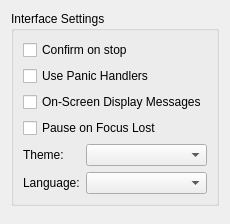
<?xml version="1.0" encoding="UTF-8"?>
<ui version="4.0">
 <class>DInterfaceConfigPage</class>
 <widget class="QWidget" name="DInterfaceConfigPage">
  <layout class="QVBoxLayout" name="layoutMain">
   <item>
    <widget class="QGroupBox" name="groupBasicSettings">
     <property name="title">
      <string>Interface Settings</string>
     </property>
     <layout class="QVBoxLayout" name="layoutBasicSettings">
      <item>
       <widget class="QCheckBox" name="chkConfirmStop">
        <property name="text">
         <string>Confirm on stop</string>
        </property>
       </widget>
      </item>
      <item>
       <widget class="QCheckBox" name="chkUsePanicHandlers">
        <property name="text">
         <string>Use Panic Handlers</string>
        </property>
       </widget>
      </item>
      <item>
       <widget class="QCheckBox" name="chkOnScreenDisplayMessages">
        <property name="text">
         <string>On-Screen Display Messages</string>
        </property>
       </widget>
      </item>
      <item>
       <widget class="QCheckBox" name="chkPauseOnFocusLost">
        <property name="text">
         <string>Pause on Focus Lost</string>
        </property>
       </widget>
      </item>
      <item>
       <layout class="QGridLayout" name="gridLayout">
        <item row="0" column="0">
         <widget class="QLabel" name="lblFrameLimit">
          <property name="sizePolicy">
           <sizepolicy hsizetype="Fixed" vsizetype="Preferred">
            <horstretch>0</horstretch>
            <verstretch>0</verstretch>
           </sizepolicy>
          </property>
          <property name="text">
           <string>Theme:</string>
          </property>
         </widget>
        </item>
        <item row="0" column="1">
         <widget class="QComboBox" name="comboTheme"/>
        </item>
        <item row="1" column="0">
         <widget class="QLabel" name="lblFrameLimit_2">
          <property name="sizePolicy">
           <sizepolicy hsizetype="Fixed" vsizetype="Preferred">
            <horstretch>0</horstretch>
            <verstretch>0</verstretch>
           </sizepolicy>
          </property>
          <property name="text">
           <string>Language:</string>
          </property>
         </widget>
        </item>
        <item row="1" column="1">
         <widget class="QComboBox" name="comboLanguage"/>
        </item>
       </layout>
      </item>
     </layout>
    </widget>
   </item>
   <item>
    <spacer name="bottomSpacer">
     <property name="orientation">
      <enum>Qt::Vertical</enum>
     </property>
    </spacer>
   </item>
  </layout>
 </widget>
 <resources/>
 <connections/>
</ui>
